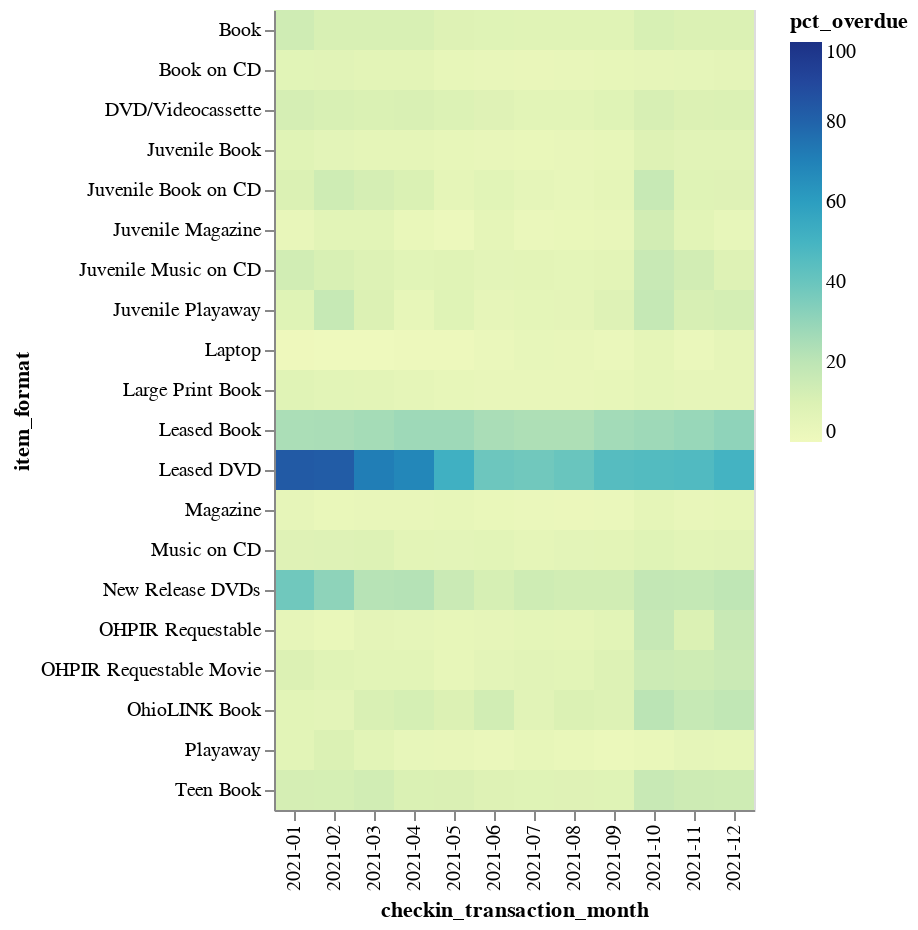

Notebook cell for this chart:
### Code cell
alt.Chart(df[df['checkin_transaction_year']=='2021']).mark_rect().encode(
    x='checkin_transaction_month:O',
    y='item_format:O',
    color=alt.Color(
        'pct_overdue:Q',
        scale=alt.Scale(domain=(0, 100))       
    )
) #.facet(
    # column='checkin_transaction_year'
# )

### Figure 1 — Vega-Lite specification as saved in the notebook (floating-point values rounded to 4 significant figures; data arrays with more than 128 entries replaced by an {"elided": "..."} marker saying what was removed)
{"config": {"view": {"continuousWidth": 400, "continuousHeight": 300}}, "data": {"name": "data-86ca7c6015b846395d8262a05649230c"}, "mark": "rect", "encoding": {"color": {"field": "pct_overdue", "scale": {"domain": [0, 100]}, "type": "quantitative"}, "x": {"field": "checkin_transaction_month", "type": "ordinal"}, "y": {"field": "item_format", "type": "ordinal"}}, "$schema": "https://vega.github.io/schema/vega-lite/v4.17.0.json", "datasets": {"data-86ca7c6015b846395d8262a05649230c": {"elided": "240 records"}}}
